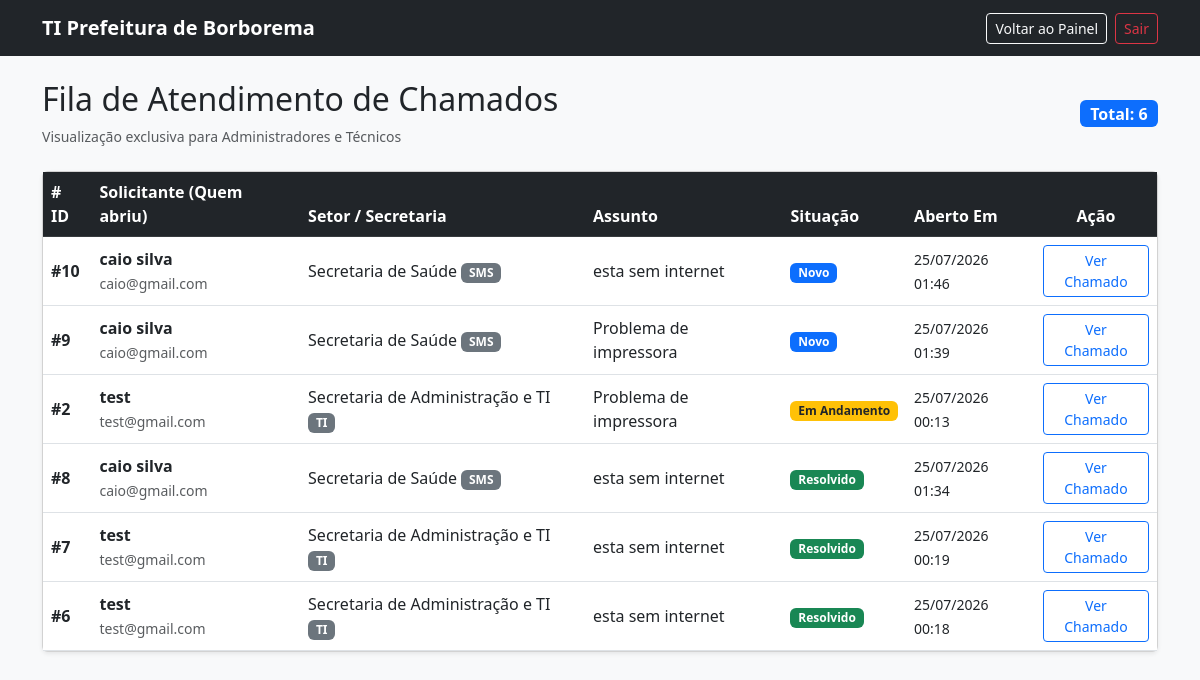
The page /suporte/fila_chamados.php (signed in) on the database as committed earlier.
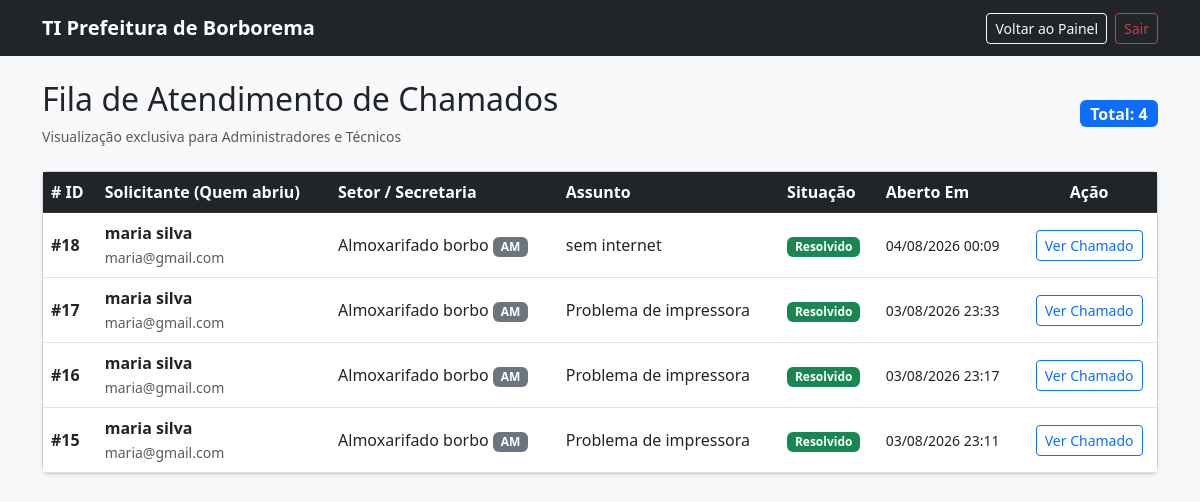
The same page on the database as committed later.
### tables this page shows
CREATE TABLE `chamados` (
  `id` int(11) NOT NULL,
  `protocolo` varchar(20) NOT NULL,
  `titulo` varchar(150) NOT NULL,
  `descricao` text NOT NULL,
  `status` enum('novo','aberto','em_andamento','resolvido') NOT NULL DEFAULT 'novo',
  `prioridade` enum('baixa','media','alta','urgente') DEFAULT 'media',
  `usuario_id` int(11) NOT NULL,
  `tecnico_id` int(11) DEFAULT NULL,
  `categoria_id` int(11) NOT NULL,
  `criado_em` timestamp NOT NULL DEFAULT current_timestamp(),
  `atualizado_em` timestamp NOT NULL DEFAULT current_timestamp() ON UPDATE current_timestamp(),
  `fechado_em` datetime DEFAULT NULL,
  `tempo_atendimento` int(11) DEFAULT NULL COMMENT 'Tempo em segundos'
);

CREATE TABLE `usuarios` (
  `id` int(11) NOT NULL,
  `nome` varchar(100) NOT NULL,
  `email` varchar(100) NOT NULL,
  `senha` varchar(255) NOT NULL,
  `cpf` varchar(14) DEFAULT NULL,
  `telefone` varchar(20) DEFAULT NULL,
  `perfil` enum('admin','tecnico','usuario') NOT NULL DEFAULT 'usuario',
  `setor_id` int(11) DEFAULT NULL,
  `ativo` tinyint(1) DEFAULT 1,
  `criado_em` timestamp NOT NULL DEFAULT current_timestamp(),
  `atualizado_em` timestamp NOT NULL DEFAULT current_timestamp() ON UPDATE current_timestamp()
);

CREATE TABLE `secretarias_setores` (
  `id` int(11) NOT NULL,
  `nome` varchar(100) NOT NULL,
  `sigla` varchar(20) NOT NULL,
  `ativo` tinyint(1) DEFAULT 1,
  `criado_em` timestamp NOT NULL DEFAULT current_timestamp()
);

### suporte/fila_chamados.php (the view, shortened to what the changed rows need)
<?php
require_once __DIR__ . '/../config/conexao.php';
try {
    $sql = "SELECT
                c.id,
                c.titulo,
                c.status,
                c.prioridade,
                c.criado_em,
                u.nome AS solicitante_nome,
                u.email AS solicitante_email,
                s.nome AS setor_nome,
                s.sigla AS setor_sigla
            FROM chamados c
            INNER JOIN usuarios u ON c.usuario_id = u.id
            LEFT JOIN secretarias_setores s ON u.setor_id = s.id
            ORDER BY
                CASE
                    WHEN c.status = 'novo' THEN 1
                    WHEN c.status = 'em_andamento' THEN 2
                    WHEN c.status IN ('fechado', 'resolvido') THEN 3
                    ELSE 4
                END ASC,
                c.criado_em DESC";
    $stmt = $pdo->query($sql);
    $chamados = $stmt->fetchAll();
} catch (PDOException $e) {
    $chamados = [];
    $mensagemErro = "Erro ao buscar chamados na fila: " . $e->getMessage();
}
?>
<!DOCTYPE html>
<html lang="pt-BR">
<head>
    <link href="https://cdn.jsdelivr.net/npm/bootstrap@5.3.0/dist/css/bootstrap.min.css" rel="stylesheet">
</head>
<body class="bg-light">
    <div class="container mt-4">
        <div class="d-flex justify-content-between align-items-center mb-4">
            <div>
                <h2>Fila de Atendimento de Chamados</h2>
            </div>
            <div>
                <span class="badge bg-primary fs-6">Total: <?= count($chamados) ?></span>
            </div>
        </div>
        <div class="card shadow-sm">
            <div class="card-body p-0">
                <div class="table-responsive">
                    <table class="table table-hover align-middle mb-0">
                        <thead class="table-dark">
                            <tr>
                                <th># ID</th>
                                <th>Solicitante (Quem abriu)</th>
                                <th>Setor / Secretaria</th>
                                <th>Assunto</th>
                                <th>Situação</th>
                                <th>Aberto Em</th>
                                <th class="text-center">Ação</th>
                            </tr>
                        </thead>
                        <tbody>
                            <?php if (count($chamados) > 0): ?>
                                <?php foreach ($chamados as $chamado): ?>
                                    <tr>
                                        <td><strong>#<?= $chamado['id'] ?></strong></td>
                                        <td>
                                            <strong><?= htmlspecialchars($chamado['solicitante_nome']) ?></strong><br>
                                            <small class="text-muted"><?= htmlspecialchars($chamado['solicitante_email']) ?></small>
                                        </td>
                                        <td>
                                            <?= htmlspecialchars($chamado['setor_nome'] ?? 'Não informado') ?>
                                            <?php if (!empty($chamado['setor_sigla'])): ?>
                                                <span class="badge bg-secondary"><?= htmlspecialchars($chamado['setor_sigla']) ?></span>
                                            <?php endif; ?>
                                        </td>
                                        <td><?= htmlspecialchars($chamado['titulo']) ?></td>
                                        <td>
                                            <?php if ($chamado['status'] === 'novo'): ?>
                                                <span class="badge bg-primary">Novo</span>
                                            <?php elseif ($chamado['status'] === 'em_andamento'): ?>
                                                <span class="badge bg-warning text-dark">Em Andamento</span>
                                            <?php elseif (in_array($chamado['status'], ['fechado', 'resolvido'])): ?>
                                                <span class="badge bg-success">Resolvido</span>
                                            <?php else: ?>
                                                <span class="badge bg-secondary"><?= htmlspecialchars(ucfirst($chamado['status'])) ?></span>
                                            <?php endif; ?>
                                            </td>
                                        <td>
                                            <small><?= date('d/m/Y H:i', strtotime($chamado['criado_em'])) ?></small>
                                        </td>
                                        <td class="text-center">
                                            <a href="ver_chamado.php?id=<?= $chamado['id'] ?>" class="btn btn-sm btn-outline-primary">
                                                Ver Chamado
                                            </a>
                                        </td>
                                    </tr>
                                <?php endforeach; ?>
                            <?php else: ?>
                                <tr>
                                    <td colspan="7" class="text-center py-4 text-muted">Nenhum chamado encontrado na fila.</td>
                                </tr>
                            <?php endif; ?>
                        </tbody>
                    </table>
                </div>
            </div>
        </div>
    </div>
</body>
</html>

Rows that differ between the two databases and show on the page:
removed chamados: id "10", usuario.nome "caio silva", usuario.email "caio@gmail.com", secretarias_setores.nome "Secretaria de Saúde", secretarias_setores.sigla "SMS", titulo "esta sem internet", status "Novo", criado_em "25/07/2026 01:46"
removed chamados: id "9", usuario.nome "caio silva", usuario.email "caio@gmail.com", secretarias_setores.nome "Secretaria de Saúde", secretarias_setores.sigla "SMS", titulo "Problema de impressora", status "Novo", criado_em "25/07/2026 01:39"
removed chamados: id "2", usuario.nome "test", usuario.email "test@gmail.com", secretarias_setores.nome "Secretaria de Administração e TI", secretarias_setores.sigla "TI", titulo "Problema de impressora", status "Em Andamento", criado_em "25/07/2026 00:13"
removed chamados: id "8", usuario.nome "caio silva", usuario.email "caio@gmail.com", secretarias_setores.nome "Secretaria de Saúde", secretarias_setores.sigla "SMS", titulo "esta sem internet", status "Resolvido", criado_em "25/07/2026 01:34"
removed chamados: id "7", usuario.nome "test", usuario.email "test@gmail.com", secretarias_setores.nome "Secretaria de Administração e TI", secretarias_setores.sigla "TI", titulo "esta sem internet", status "Resolvido", criado_em "25/07/2026 00:19"
removed chamados: id "6", usuario.nome "test", usuario.email "test@gmail.com", secretarias_setores.nome "Secretaria de Administração e TI", secretarias_setores.sigla "TI", titulo "esta sem internet", status "Resolvido", criado_em "25/07/2026 00:18"
added chamados: id "18", usuario.nome "maria silva", usuario.email "maria@gmail.com", secretarias_setores.nome "Almoxarifado borbo", secretarias_setores.sigla "AM", titulo "sem internet", status "Resolvido", criado_em "04/08/2026 00:09"
added chamados: id "17", usuario.nome "maria silva", usuario.email "maria@gmail.com", secretarias_setores.nome "Almoxarifado borbo", secretarias_setores.sigla "AM", titulo "Problema de impressora", status "Resolvido", criado_em "03/08/2026 23:33"
added chamados: id "16", usuario.nome "maria silva", usuario.email "maria@gmail.com", secretarias_setores.nome "Almoxarifado borbo", secretarias_setores.sigla "AM", titulo "Problema de impressora", status "Resolvido", criado_em "03/08/2026 23:17"
added chamados: id "15", usuario.nome "maria silva", usuario.email "maria@gmail.com", secretarias_setores.nome "Almoxarifado borbo", secretarias_setores.sigla "AM", titulo "Problema de impressora", status "Resolvido", criado_em "03/08/2026 23:11"
Other text that changed with them:
count($chamados): "6" → "4"
